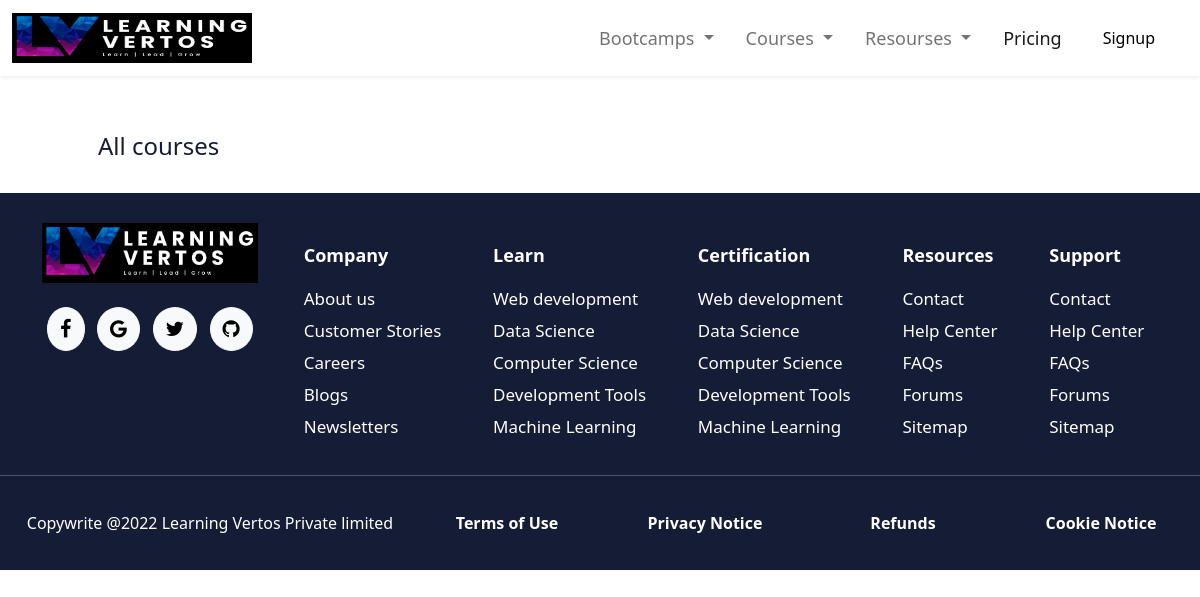
Page /courses/ on the earlier database version.
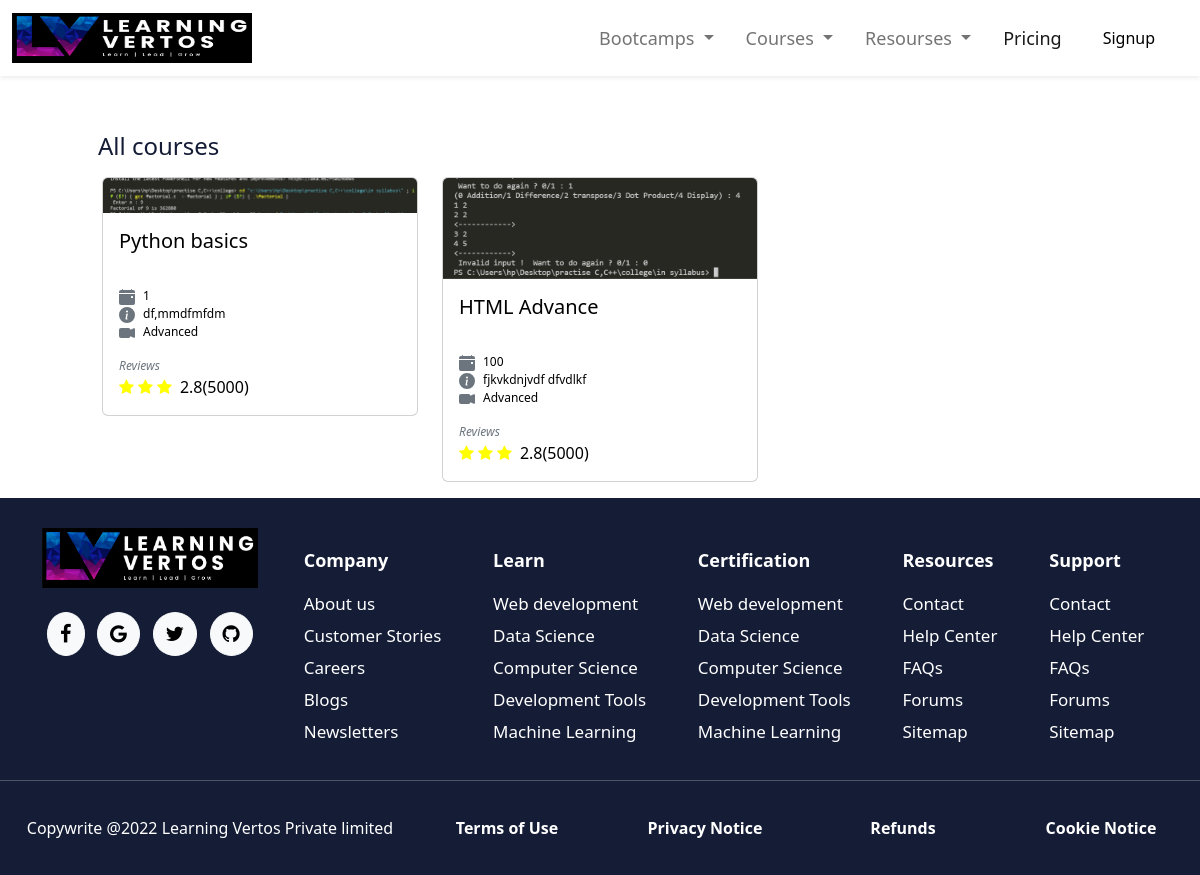
Same page on the later database version.
### course/models.py (models this page shows, shortened)
class Course(models.Model):
    instructor = models.ForeignKey(Profile, on_delete=models.CASCADE, null=True)
    offered_by = models.CharField(max_length=100, null=True, blank=True)
    course_title = models.CharField(max_length=100)
    course_img = models.ImageField(upload_to="courses/", null=True)
    course_overview = models.CharField(null=True, max_length=50)
    course_price = models.CharField(default='FREE', max_length=100)
    slug = models.SlugField(null=True, max_length=300, unique=True, blank=True)
    course_level = models.CharField(max_length=20, choices=[
            ('Beginner', 'Beginner'),
            ('Intermediate', 'Intermediate'),
            ('Advanced', 'Advanced')
        ],
        default='Beginner'
    )

### course/views/course.py (the view)
# urls.py: path('courses/', course_list, name='course-list'),
def course_list(request):
    cr_list = Course.objects.all()
    return render(request, 'courses/index.html', {'courses': cr_list})

### templates/courses/index.html (shortened to what the changed rows need)
<!DOCTYPE html>
{% load static %}
<html lang="en" dir="ltr">
<head>
  <link href="https://cdn.jsdelivr.net/npm/bootstrap@5.2.0-beta1/dist/css/bootstrap.min.css" rel="stylesheet">
  <link rel="stylesheet" href="{% static "courses/css/navbar.css"%}">
  <link rel="stylesheet" href="{% static "courses/css/styles.css"%}">
  <link rel="stylesheet" type="text/css" href="{% static "courses/css/owl.carousel.min.css"%}">
  <link href="https://maxcdn.bootstrapcdn.com/font-awesome/4.7.0/css/font-awesome.min.css" rel="stylesheet">
</head>
<body class="">
  <section id="cards-section">
    <div id="cards" class="my-3">
      <div class="" style="width: 85%; margin:auto;">
        <div class="cards2">
          <div class="container-fluid mb-2">
            <div class="row text-start">
              {%for course in courses%}
              <div class="col-md-4">
              <a href="{% url "course-description" course.slug %}"><div class="card">
                  <img src="{{course.course_img.url}}" class="card-img-top" alt="...">
                  <div class="card-body">
                    <h5 class="card-title">{{course.course_title}}</h5>
                    <p class="card-text mb-0">
                      {{course.course_price}}</p>
                      <p class="card-text mb-0">
                        {{course.course_overview}}</p>
                      <p class="card-text">
                        {{course.course_level}}</p>
                      <p class="fst-italic text-secondary card-text mb-0">Reviews</p>
                      <div class="d-flex">
                        <div class="ratings" style="color: yellow;">
                          <i class="fa fa-star"></i>
                          <i class="fa fa-star"></i>
                          <i class="fa fa-star"></i>
                         </div>
                         <p class="ps-2 mb-0">2.8(5000)</p>
                      </div>
                  </div>
                </div></a>
              </div>
              {%endfor%}
            </div>
          </div>
        </div>
      </div>
    </div>
  </section>
  </body>
  </html>

Differences in the rows shown:
added Course: course_img (picture), course_title "Python basics", course_price "1", course_overview "df,mmdfmfdm", course_level "Advanced"
added Course: course_img (picture), course_title "HTML Advance", course_price "100", course_overview "fjkvkdnjvdf dfvdlkf", course_level "Advanced"
